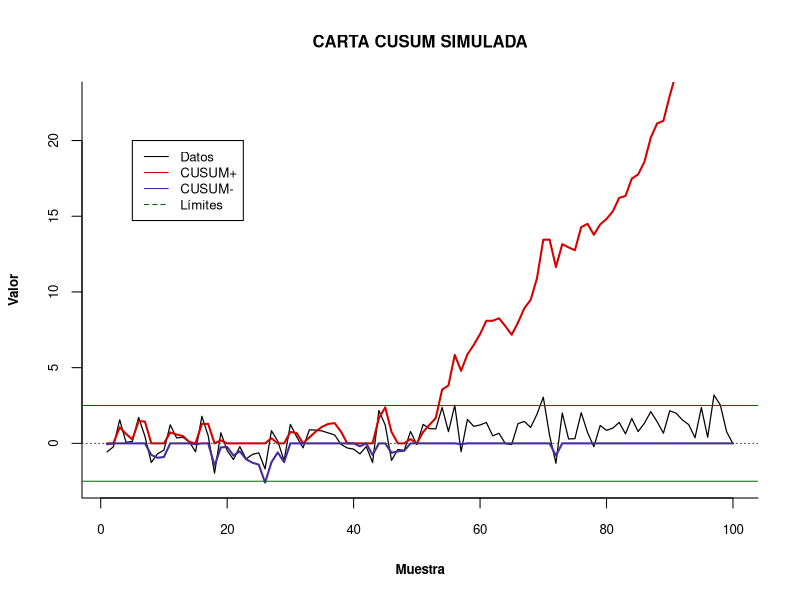

Source code (R): (Note: a time limit stopped this script after it produced the figure.)
# Funcion para simular la carta Cusum 

# Función para simular una carta CUSUM
simular_cusum <- function(n = 100, mu0 = 0, sigma = 1, shift = 1, k = 0.5, h = 5) {
  # Generar datos
  x <- c(rnorm(n/2, mu0, sigma), rnorm(n/2, mu0 + shift * sigma, sigma))
  
  # Inicializar estadísticas CUSUM
  C_pos <- numeric(n)
  C_neg <- numeric(n)
  
  # Condiciones iniciales
  C_pos[1] <- max(0, (x[1] - mu0) / sigma - k)
  C_neg[1] <- min(0, (x[1] - mu0) / sigma + k)
  
  # Calcular CUSUM para el resto de los datos
  for (i in 2:n) {
    C_pos[i] <- max(0, C_pos[i-1] + (x[i] - mu0) / sigma - k)
    C_neg[i] <- min(0, C_neg[i-1] + (x[i] - mu0) / sigma + k)
  }
  
  # Graficar
  plot(1:n, x, type = "l", ylim = c(min(c(x, C_neg, -h/2)), max(c(x, C_pos, h/2)) - 10),
       main = "CARTA CUSUM SIMULADA", xlab = "Muestra", ylab = "Valor", cex.lab = 0.8,
       lwd = 1.2, font.main = 2, cex.axis = 0.8, cex.main = 1, col.main = 'black', family = 'sans',
       bty = 'L', fg = 'black', col.axis = 'black',col.lab = 'black', font.axis = 1, font.lab = 2)
  lines(1:n, C_pos, col = "#d50000", lwd = 2)
  lines(1:n, C_neg, col = "#432c9b", lwd = 2)
  abline(h = c(-h/2, h/2), col = "darkgreen", lty = 1)
  abline(h = mu0, col = "gray25", lty = 3)
  legend(x = 5, y = 20, legend = c("Datos", "CUSUM+", "CUSUM-", "Límites"), cex = 0.8,
         col = c("black", "#d50000", "#432c9b", "darkgreen"), lty = c(1, 1, 1, 2))
}

# Ejecutar la simulación
set.seed(123)
simular_cusum()


# Función para calcular ARL de la carta CUSUM
CUSUM_ARL = function(mu = 0, sd = 1,                 # Parámetros reales del proceso
                     n = 5,                          # Tamaño de subgrupo racional
                     k, h,                           # Parámetros CUSUM
                     m = 10000,                      # Cantidad de RLs generadas
                     Corrimiento = 0,                # Corrimiento de la media en múltiplos de sd
                     verbose = TRUE) {               # Mostrar o no la barra de progreso 
  sd_Mean = sd/sqrt(n)
  RL = numeric(m)
  longitud = 1
  indice = 1
  Cp = 0  # Inicializamos Cp en 0
  Cn = 0  # Inicializamos Cn en 0
  if (verbose) {pb = txtProgressBar(min = 0, max = m, style = 3)}
  while (indice <= m) {
    ControlSample = rnorm(n = 10000, mean = mu + sd * Corrimiento, sd = sd_Mean)
    for (i in ControlSample) {
      Cp = max(0, Cp + ((i - mu)/sd_Mean) - k)
      Cn = min(0, Cn + ((i - mu)/sd_Mean) + k)
      if (Cp < h & Cn > -h) {
        longitud = longitud + 1
      } else {
        RL[indice] = longitud
        longitud = 1
        Cp = 0  # Reiniciamos Cp
        Cn = 0  # Reiniciamos Cn
        if (verbose) {setTxtProgressBar(pb, value = indice)}
        indice = indice + 1
        if (indice > m) break  # Salimos del bucle si hemos alcanzado m
      }
    }
  }
  if (verbose) {close(pb)}
  return(list('ARL' = mean(RL), 'RL' = RL))
}

# Función para escoger los parámetros óptimos k y h
EscogerKH = function(mu = 0, sd = 1, n = 5, ARL_deseado = 200, k = 0.5, h_min = 0,
                     h_max = 7, m = 20000, tol = 0.1, max_iter = 50, verbose = TRUE) {
  iteraciones = 0
  ARL_actual = 0
  if (verbose) {pb = txtProgressBar(min = 0, max = max_iter, style = 3)}
  while (iteraciones < max_iter && abs(ARL_actual - ARL_deseado) > tol) {
    h_actual = (h_min + h_max) / 2
    
    resultado = CUSUM_ARL(mu = mu, sd = sd, n = n, k = k, h = h_actual, 
                          m = m, verbose = FALSE)
    
    ARL_actual = resultado$ARL
    
    if (ARL_actual > ARL_deseado) {
      h_max = h_actual
    } else {
      h_min = h_actual
    }
    if (verbose) {setTxtProgressBar(pb, value = iteraciones)}
    iteraciones = iteraciones + 1
  }
  
  if (verbose) {close(pb)}
  
  return(list('k' = k, 'h' = h_actual, 'ARL' = ARL_actual, 'Iteraciones' = iteraciones))
}

# Calcular parámetros para detectar un cambio de 0.5 desviaciones estándar
set.seed(1998)
k <- c(0.25, 0.5)
params_05 = lapply(k, function(k) EscogerKH(ARL_deseado = 200, k = k)$h)


# Evaluar el comportamiento del ARL
Corrimientos = seq(0, 2, 0.05)
ARL1.1 <- matrix(0, nrow = length(Corrimientos), ncol = 2)

for (i in 1:2){
    ARL1.1[,i] = sapply(Corrimientos, function(x) 
    CUSUM_ARL(k = k[i], h = params_05[[i]], Corrimiento = x, m = 20000)$ARL)
}

par(mar = c(5.1, 5.1, 4.1, 2.1), bg = 'white')
plot(Corrimientos, ARL1.1[,1], type = "l", col = "red", xlim = c(0, 1), ylab = "ARL", 
     xlab = "Corrimientos en\nmúltiplos de σ", main = "ARL PARA CARTA CUSUM", cex.lab = 0.8,
     lwd = 1, font.main = 2, cex.axis = 0.8, cex.main = 1, col.main = 'black', family = 'sans',
     bty = 'L', fg = 'black', col.axis = 'black',col.lab = 'black', font.axis = 1, font.lab = 2)
lines(Corrimientos, ARL1.1[,2], col = "orange")
abline(h = seq(0, 220, 25), col = 'grey75', lty = 'dotted')
abline(v = seq(0, 1, 0.1), col = 'grey75', lty = 'dotted')
legend("topright", title = 'Corrimiento', legend = c("0.25σ", "0.5σ"), text.font = 1,
       col = c("red", "orange"), lty = 1, title.font = 2)


#Tabla de parámetros óptimos
library(xtable)

params_05 <- unlist(params_05)
names(params_05) <- c("k = 0.25", "k = 0.5")
print(params_05)
params_05 = data.frame(params_05)
xtable(params_05, caption = "Parámetros óptimos para detectar un cambio de k-sigma", 
       label = "tab:params_05", digits = 2)

# Tabla de ARL

colnames(ARL1.1) = c("k = 0.25", "k = 0.5")
rownames(ARL1.1) = Corrimientos
Tabla = ARL1.1[as.character(seq(0,2,0.05)), ];Tabla
Tabla = data.frame(Tabla)
xtable(Tabla, caption = "ARL para detectar un cambio de k-sigma", 
       label = "tab:ARL", digits = 2)

## Ahora probemos para un ARL de  370 

params_06 = lapply(k, function(k) EscogerKH(ARL_deseado = 370, k = k, h_max = 10)$h)

Corrimientos = seq(0, 2, 0.05)
ARL2.1 <- matrix(0, nrow = length(Corrimientos), ncol = 2)
for (i in 1:2){
    ARL2.1[,i] = sapply(Corrimientos, function(x) 
    CUSUM_ARL(k = k[i], h = params_06[[i]], Corrimiento = x, m = 20000)$ARL)
}


par(mar = c(5.1, 5.1, 4.1, 2.1), bg = 'white')
plot(Corrimientos, ARL2.1[,1], type = "l", col = "red", xlim = c(0, 1), ylab = "ARL", 
     xlab = "Corrimientos en\nmúltiplos de σ", main = "ARL PARA CARTA CUSUM", cex.lab = 0.8,
     lwd = 1, font.main = 2, cex.axis = 0.8, cex.main = 1, col.main = 'black', family = 'sans',
     bty = 'L', fg = 'black', col.axis = 'black',col.lab = 'black', font.axis = 1, font.lab = 2)
lines(Corrimientos, ARL2.1[,2], col = "orange")
abline(h = seq(0, 400, 40), col = 'grey75', lty = 'dotted')
abline(v = seq(0, 1, 0.1), col = 'grey75', lty = 'dotted')
legend("topright", title = 'Corrimiento', legend = c("0.25σ", "0.5σ"), text.font = 1,
       col = c("red", "orange"), lty = 1, title.font = 2)


#Ahora para corrimientos negativos

Corrimientos = seq(-2, 0, 0.05)
ARL1.2 <- matrix(0, nrow = length(Corrimientos), ncol = 2)

for (i in 1:2){
    ARL1.2[,i] = sapply(Corrimientos, function(x) 
    CUSUM_ARL(k = k[i], h = params_05[[i]], Corrimiento = x, m = 20000)$ARL)
}

par(mar = c(5.1, 5.1, 4.1, 2.1), bg = 'white')

plot(Corrimientos, ARL1.2[,1], type = "l", col = "red", xlim = c(0, 1), ylab = "ARL", 
     xlab = "Corrimientos en\nmúltiplos de σ", main = "ARL PARA CARTA CUSUM", cex.lab = 0.8,
     lwd = 1, font.main = 2, cex.axis = 0.8, cex.main = 1, col.main = 'black', family = 'sans',
     bty = 'L', fg = 'black', col.axis = 'black',col.lab = 'black', font.axis = 1, font.lab = 2)
lines(Corrimientos, ARL1.2[,2], col = "orange")
abline(h = seq(0, 150, 10), col = 'grey75', lty = 'dotted')
abline(v = seq(0, 1, 0.1), col = 'grey75', lty = 'dotted')
legend("topright", title = 'Corrimiento', legend = c("0.25σ", "0.5σ"), text.font = 1,
       col = c("red", "orange"), lty = 1, title.font = 2)


# Tablas para los ARL's de todas las simulaciones

Corrimientos = seq(0, 2, 0.05)
colnames(ARL1.1) = c("k = 0.25", "k = 0.5")
rownames(ARL1.1) = round(Corrimientos, 4)
Tabla1 = ARL1.1[as.character(seq(0,1,0.05)), ];Tabla1
Tabla1 = data.frame(Tabla1)

Corrimientos = seq(-1, 0, 0.05)
colnames(ARL1.2) = c("k = 0.25", "k = 0.5")
rownames(ARL1.2) = Corrimientos
Tabla2 = ARL1.2[as.character(seq(-1,0,0.05)), ];Tabla2
Tabla2 = data.frame(Tabla2)

Corrimientos = seq(0, 2, 0.05)
colnames(ARL2.1) = c("k = 0.25", "k = 0.5")
rownames(ARL2.1) = round(Corrimientos, 4)
Tabla3 = ARL2.1[as.character(seq(0,1,0.05)), ];Tabla3
Tabla3 = data.frame(Tabla3) 

print("Buscando un ARL de 200 con Corrimientos Positivos: \n");Tabla1[1:6,]
print("Buscando un ARL de 200 con Corrimientos Negativos: \n");Tabla2[16:21,]
print("Buscando un ARL de 370 con Corrimientos Positivos: \n");Tabla3[1:6,]
